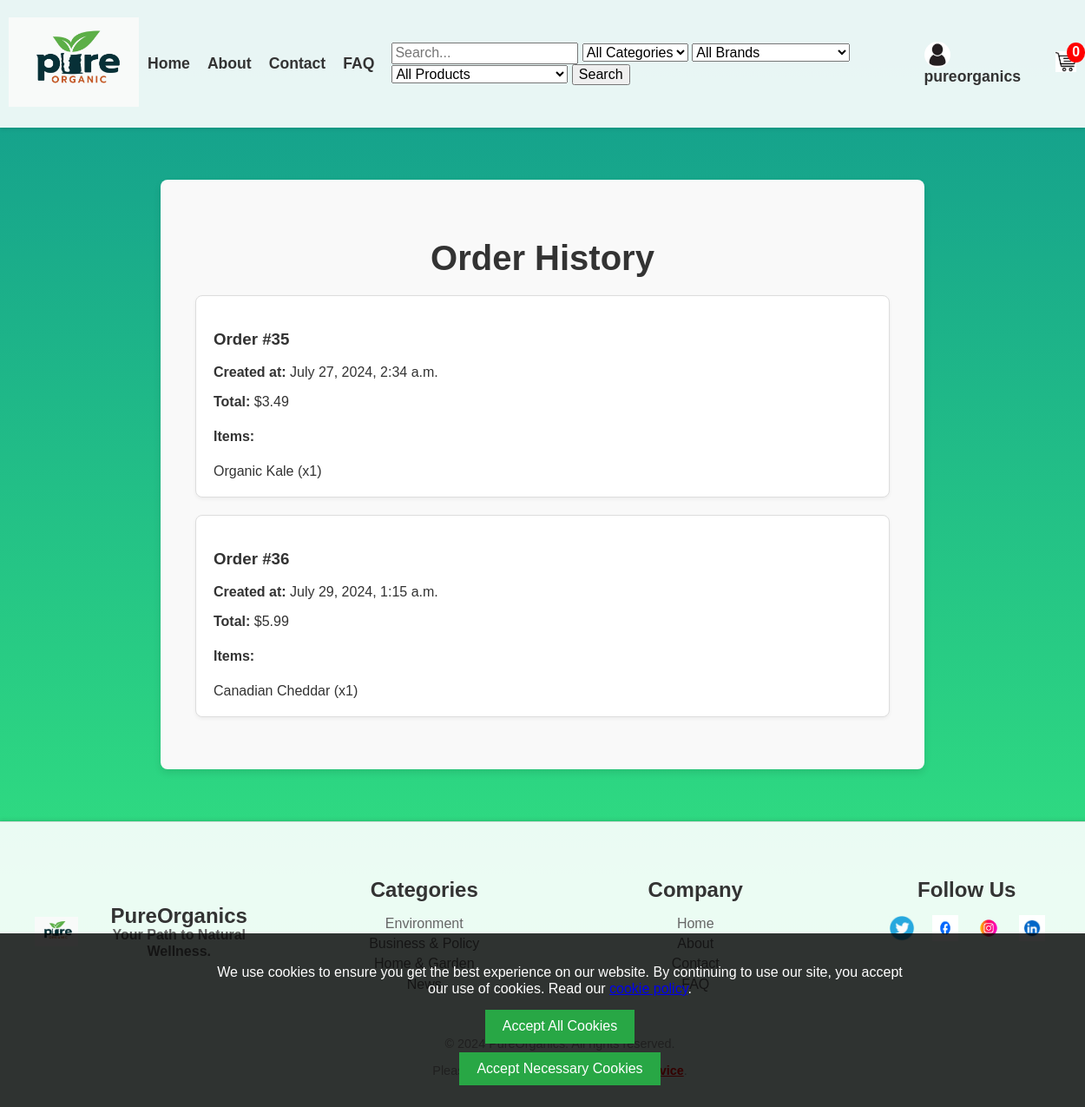
/PureOrganics/order-history/ (signed in), run on the app's committed database.
### PureOrganics/models.py (models this page shows, shortened)
class Order(models.Model):
    PENDING = 'P'
    SHIPPED = 'S'
    DELIVERED = 'D'
    CANCELLED = 'C'
    STATUS_CHOICES = [
        (PENDING, 'Pending'),
        (SHIPPED, 'Shipped'),
        (DELIVERED, 'Delivered'),
        (CANCELLED, 'Cancelled'),
    ]
    user = models.ForeignKey(User, on_delete=models.CASCADE)
    created_at = models.DateTimeField(auto_now_add=True)
    status = models.CharField(max_length=1, choices=STATUS_CHOICES, default=PENDING)
    items = models.ManyToManyField(Product, through='OrderItem')
    @property
    def total(self):
        return sum(item.quantity * item.product.price for item in self.orderitem_set.all())

class OrderItem(models.Model):
    order = models.ForeignKey(Order, on_delete=models.CASCADE)
    product = models.ForeignKey(Product, on_delete=models.CASCADE)
    quantity = models.PositiveIntegerField(default=1)

class Product(models.Model):
    name = models.CharField(max_length=255)
    category = models.ForeignKey(Category, on_delete=models.CASCADE)
    brand = models.ForeignKey(Brand, on_delete=models.CASCADE, null=True, blank=True)
    description = models.TextField(blank=True, null=True)
    price = models.DecimalField(max_digits=10, decimal_places=2)
    stock = models.PositiveIntegerField()
    image = models.ImageField(upload_to='products/', blank=True, null=True)
    available = models.BooleanField(default=True)
    created_at = models.DateTimeField(auto_now_add=True)
    updated_at = models.DateTimeField(auto_now=True)
    class Meta:
        indexes = [
            models.Index(fields=['name']),
        ]

### PureOrganics/views.py (the view)
# urls.py: path('order-history/', order_history, name='order_history'),  # Add this path
@login_required
def order_history(request):
    orders = Order.objects.filter(user=request.user).prefetch_related('orderitem_set__product')
    if not orders.exists():
        print(f"No orders found for user: {request.user}")
    else:
        print(f"Orders found for user: {request.user}")
        for order in orders:
            print(f"Order {order.id}:")
            for item in order.orderitem_set.all():
                print(f"  - {item.product.name} x {item.quantity}")
    order_details = [
        {
            'order': order,
            'items': [
                {
                    'product': item.product,
                    'quantity': item.quantity
                }
                for item in order.orderitem_set.all()
            ]
        }
        for order in orders
    ]
    return render(request, 'myapp/order_history.html', {'order_details': order_details})

### PureOrganics/context_processors.py (called while the page is built)
def common_context(request):
    categories = Category.objects.all()
    brands = Brand.objects.all()
    products = Product.objects.all()
    cart_count = get_cart_count(request.user) if request.user.is_authenticated else 0
    return {
        'categories': categories,
        'brands': brands,
        'products': products,
        'cart_count': cart_count,
    }

### PureOrganics/utils.py (called while the page is built)
def get_cart_count(user):
    if user.is_authenticated:
        cart, created = Cart.objects.get_or_create(user=user)
        cart_items = CartItem.objects.filter(cart=cart)
        return sum(item.quantity for item in cart_items)
    return 0

### PureOrganics/templates/myapp/order_history.html (shortened to what this page needs)
{% extends 'myapp/base.html' %}
{% block content %}
<section class="order-history-section">
    <h1>Order History</h1>
    {% if order_details %}
        <ul class="order-list">
            {% for order_detail in order_details %}
                <li class="order-item">
                    <h3>Order #{{ order_detail.order.id }}</h3>
                    <p><strong>Created at:</strong> {{ order_detail.order.created_at }}</p>
                    <p><strong>Total:</strong> ${{ order_detail.order.total }}</p>
                    <h4>Items:</h4>
                    <ul class="order-items">
                        {% for item in order_detail.items %}
                            <li>{{ item.product.name }} (x{{ item.quantity }})</li>
                        {% endfor %}
                    </ul>
                </li>
            {% endfor %}
        </ul>
    {% else %}
        <p>No orders found.</p>
    {% endif %}
</section>
{% endblock %}

### PureOrganics/templates/myapp/base.html (shortened to what this page needs)
{% load static %}
<!DOCTYPE html>
<html lang="en">
<head>
    <link rel="stylesheet" href="{% static 'myapp/styles.css' %}">
    <link rel="stylesheet" href="https://cdnjs.cloudflare.com/ajax/libs/normalize/8.0.1/normalize.min.css">
    <link rel="stylesheet" href="https://cdnjs.cloudflare.com/ajax/libs/font-awesome/6.0.0-beta3/css/all.min.css">
</head>
<body>
    <header>
        <div class="logo">
            <a href="{% url 'home' %}">
                <img src="{% static 'myapp/images/pureorganicslogo.png' %}" alt="Company Logo">
            </a>
        </div>
        <nav>
            <ul>
             <li><a href="{% url 'home' %}">Home</a></li>
                <li><a href="{% url 'about' %}">About</a></li>
                <li><a href="{% url 'contact' %}">Contact</a></li>
                <li><a href="{% url 'faq' %}">FAQ</a></li>
                {% block search_form %}
                <li class="search-form">
                    <form action="{% url 'search' %}" method="GET">
                        <input type="text" name="q" id="search-input" placeholder="Search..." autocomplete="off" value="{{ request.GET.q }}">
                        <select name="category" id="category-filter">
                            <option value="">All Categories</option>
                        </select>
                        <select name="brand" id="brand-filter">
                            <option value="">All Brands</option>
                        </select>
                        <select name="product" id="product-filter">
                            <option value="">All Products</option>
                        </select>
                        <button type="submit">Search</button>
                    </form>
                </li>
                    {% if user.is_authenticated %}
                    <li class="profile-menu">
                        <a href="#" class="profile-icon">
                            <img src="{% static 'myapp/images/profile-icon.png' %}" alt="Profile Icon" class="profile-icon">
                            <span>{{ user.username }}</span>
                        </a>
                    </li>
                    <li class="cart-icon">
                        <a href="{% url 'view_cart' %}">
                            <img src="{% static 'myapp/images/cart-icon.png' %}" alt="Cart Icon">
                            <span class="cart-count">{{ cart_count }}</span>
                        </a>
                    </li>
                {% else %}
                    <li><a href="{% url 'signup' %}" class="nav-button">Sign Up</a></li>
                    <li><a href="{% url 'login' %}" class="nav-button">Log In</a></li>
                {% endif %}
                {% endblock %}
            </ul>
        </nav>
    </header>
    <main>
        {% block content %}{% endblock %}
    </main>
    <footer>
    <div class="footer-content">
        <div class="footer-section highlight">
            <img src="{% static 'myapp/images/pureorganicslogo.png' %}" alt="PureOrganics Logo">
            <div>
                <h3>PureOrganics</h3>
                <p>Your Path to Natural Wellness.</p>
            </div>
        </div>
        <div class="footer-section">
            <h3>Categories</h3>
            <ul>
                <li><a href="#">Environment</a></li>
                <li><a href="#">Business & Policy</a></li>
                <li><a href="#">Home & Garden</a></li>
                <li><a href="#">News</a></li>
            </ul>
        </div>
        <div class="footer-section">
            <h3>Company</h3>
            <ul>
               <li><a href="{% url 'home' %}">Home</a></li>
                <li><a href="{% url 'about' %}">About</a></li>
                <li><a href="{% url 'contact' %}">Contact</a></li>
                <li><a href="{% url 'faq' %}">FAQ</a></li>
            </ul>
        </div>
        <div class="footer-section">
            <h3>Follow Us</h3>
            <div class="social-icons">
                <a href="https://twitter.com" class="social-icon"><img src="{% static 'myapp/images/twitter-icon.png' %}" alt="Twitter"></a>
                <a href="https://facebook.com" class="social-icon"><img src="{% static 'myapp/images/facebook-icon.png' %}" alt="Facebook"></a>
                <a href="https://instagram.com" class="social-icon"><img src="{% static 'myapp/images/instagram-icon.png' %}" alt="Instagram"></a>
                <a href="https://linkedin.com" class="social-icon"><img src="{% static 'myapp/images/linkedin-icon.png' %}" alt="LinkedIn"></a>
            </div>
        </div>
    </div>
    <div class="footer-bottom">
        <p>&copy; 2024 PureOrganics. All rights reserved.</p>
        <p>Please review our updated <a href="https://example.com/terms" class="terms-link">Terms of Service</a>.</p>
    </div>
</footer>
<div id="cookieConsent" class="cookie-consent">
    <div class="cookie-consent-content">
        <p>We use cookies to ensure you get the best experience on our website. By continuing to use our site, you accept our use of cookies. Read our <a href="#">cookie policy</a>.</p>
        <button id="acceptAllCookies">Accept All Cookies</button>
        <button id="acceptNecessaryCookies">Accept Necessary Cookies</button>
    </div>
</div>

### PureOrganics/static/myapp/styles.css (style rules this page uses)
body { font-family: Arial, sans-serif; margin: 0; padding: 0; background: linear-gradient(to bottom, #11998e, #38ef7d); color: #333; display: flex; flex-direction: column; min-height: 100vh; }
header { display: flex; justify-content: space-between; align-items: center; padding: 20px 10px; background-color: rgba(255, 255, 255, 0.9); box-shadow: 0 2px 4px rgba(0, 0, 0, 0.1); }
.logo { display: flex; align-items: center; }
.logo img { width: 150px; height: auto; margin-right: 10px; }
nav { display: flex; align-items: center; }
nav ul { list-style-type: none; margin: 0; padding: 0; display: flex; align-items: center; gap: 20px; }
nav ul li { margin: 0; }
nav ul li a { text-decoration: none; color: #333; font-weight: bold; font-size: 1.1em; transition: color 0.3s; }
main { flex: 1; padding: 40px; color: #333; }
footer { background-color: rgba(255, 255, 255, 0.9); padding: 20px; text-align: center; border-top: 1px solid #ddd; color: #333; box-shadow: 0 -2px 4px rgba(0, 0, 0, 0.1); width: 100%; }
.footer-content { display: flex; justify-content: space-around; flex-wrap: wrap; margin-bottom: 5px; }
.footer-section { flex: 1; margin: 20px; min-width: 200px; }
.footer-section h3 { font-size: 1.5em; margin-bottom: 15px; color: #333; }
.footer-section p, .footer-section ul, .footer-section a { color: #666; text-decoration: none; }
.footer-section ul { list-style: none; padding: 0; }
.footer-section ul li { margin: 5px 0; }
.social-icons { display: flex; justify-content: center; gap: 20px; margin-top: 10px; }
.social-icons .social-icon { width: 30px; height: 30px; }
.social-icons .social-icon img { width: 100%; height: 100%; }
.footer-bottom { margin-top: 5px; color: #999; font-size: 0.9em; }
.footer-bottom a { color: #666; text-decoration: none; }
.footer-bottom .terms-link { color: red; text-decoration: underline; font-weight: bold; }
.highlight { display: flex; align-items: center; color: #28a745; font-weight: bold; justify-content: center; }
.highlight img { margin-right: 10px; width: 50px; height: auto; }
.highlight h3, .highlight p { margin: 0; }
.profile-menu { position: relative; display: inline-block; }
.profile-icon { cursor: pointer; width: 30px; height: 30px; border-radius: 50%; vertical-align: middle; }
.cart-icon { display: flex; align-items: center; position: relative; }
.cart-icon img { width: 24px; height: 24px; cursor: pointer; margin-left: 20px; }
.cart-count { background-color: red; color: white; border-radius: 50%; padding: 2px 6px; font-size: 0.9em; position: absolute; top: -10px; right: -10px; }
.cookie-consent { position: fixed; bottom: 0; left: 0; width: 100%; background-color: rgba(0, 0, 0, 0.8); color: #fff; padding: 20px; text-align: center; z-index: 1000; }
.cookie-consent-content { max-width: 800px; margin: 0 auto; display: flex; flex-direction: column; align-items: center; }
.cookie-consent-content p { margin-bottom: 10px; }
.cookie-consent-content button { margin: 5px; padding: 10px 20px; border: none; background-color: #28a745; color: #fff; cursor: pointer; font-size: 16px; }
.cookie-consent { position: fixed; bottom: 0; left: 0; width: 100%; background-color: rgba(0, 0, 0, 0.8); color: #fff; padding: 20px; text-align: center; z-index: 1000; display: none; }
.order-history-section { padding: 40px; background-color: #f9f9f9; border-radius: 8px; box-shadow: 0 4px 8px rgba(0, 0, 0, 0.1); margin: 20px auto; max-width: 800px; }
.order-history-section h1 { text-align: center; font-size: 2.5em; color: #333; margin-bottom: 20px; }
.order-list { list-style: none; padding: 0; }
.order-item { background-color: #fff; border: 1px solid #ddd; border-radius: 8px; padding: 20px; margin-bottom: 20px; box-shadow: 0 2px 4px rgba(0, 0, 0, 0.05); }
.order-items { list-style: none; padding: 0; margin-top: 10px; }
main { display: flex; justify-content: center; align-items: center; min-height: calc(100vh - 160px); }

### data on the page
Order: order.id "35", order.created_at "July 27, 2024, 2:34 a.m.", order.total "3.49"
Product: product.name "Organic Kale", quantity "1"
Order: order.id "36", order.created_at "July 29, 2024, 1:15 a.m.", order.total "5.99"
Product: product.name "Canadian Cheddar", quantity "1"

### other printed values
{{ user.username }} "pureorganics"
{{ cart_count }} "0"
